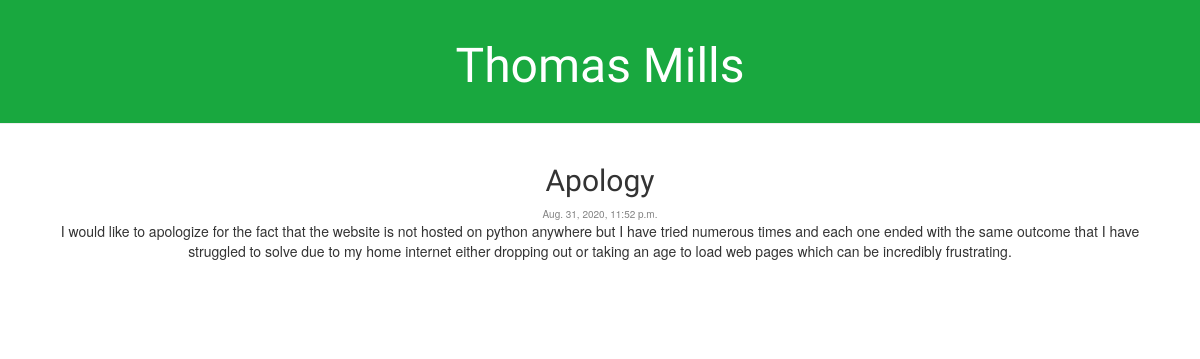
The page /post/13/ on the database its author committed.
### blog/models.py (models this page shows, shortened)
class Post(models.Model):
    author = models.ForeignKey(settings.AUTH_USER_MODEL, on_delete=models.CASCADE)
    title = models.CharField(max_length=200)
    text = models.TextField()
    image = models.ImageField(upload_to ='blog/static/img', blank=True)
    created_date = models.DateTimeField(default=timezone.now)
    published_date = models.DateTimeField(blank=True, null=True)

### blog/views.py (the view)
# urls.py: path('post/<int:pk>/', views.post_detail, name='post_detail'),
def post_detail(request, pk):
    post = get_object_or_404(Post, pk=pk)
    return render(request, 'blog/post_detail.html', {'post': post})

### blog/templates/blog/post_detail.html (shortened to what this page needs)
{% extends 'blog/base.html' %}
{% block content %}
    <div class="post">
        <h2>{{ post.title }}</h2>
        {% if post.published_date %}
            <div class="date">
                {{ post.published_date }}
            </div>
        {% endif %}
        <p>{{ post.text|linebreaksbr }}</p>
    </div>
{% endblock %}

### blog/static/css/blog.css (style rules this page uses)
h1, h2, h3, h4 { font-family: 'Lobster', cursive; text-align: center; }
.date { color: #828282; font-size: 10px; }
.post { margin-bottom: 70px; }
.post h2 { margin-right: auto; margin-left: auto; }

### rows shown on the page
Post: title "Apology", published_date "Aug. 31, 2020, 11:52 p.m.", text "I would like to apologize for the fact that the website is not hosted on python anywhere but I have tried numerous times and each one ended with the same outcome that I have struggled to solve due to my home internet either dropping out or taking an age to load web pages which can be incredibly frustrating."
